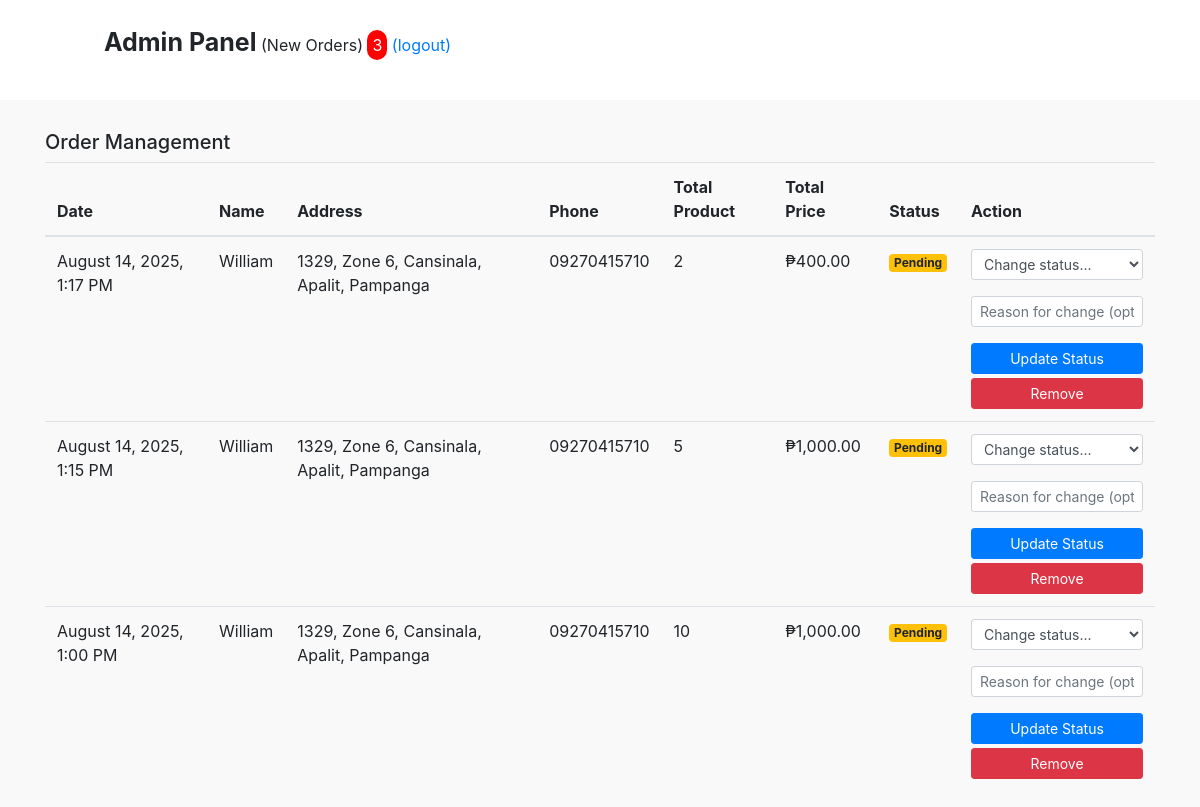
The app's page /admin/pending_orders.php (signed in), older data.
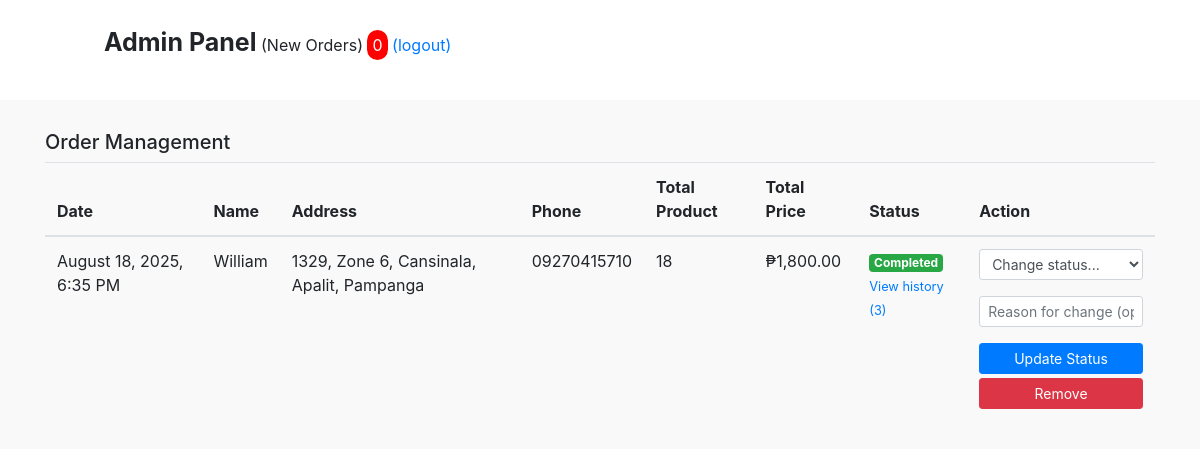
The same page, newer data.
### tables this page shows
CREATE TABLE `orders` (
  `o_id` int(11) NOT NULL,
  `user_id` int(11) NOT NULL,
  `name` varchar(100) NOT NULL,
  `address` varchar(255) NOT NULL,
  `phone` varchar(20) DEFAULT NULL,
  `mobnumber` varchar(15) DEFAULT NULL,
  `payment_method` varchar(50) NOT NULL,
  `txid` varchar(100) DEFAULT NULL,
  `totalproduct` varchar(100) NOT NULL,
  `totalprice` decimal(10,2) NOT NULL,
  `status` enum('Pending','Processing','Shipped','Completed','Cancelled') DEFAULT 'Pending',
  `status_updated_at` timestamp NULL DEFAULT NULL,
  `created_at` timestamp(6) NOT NULL DEFAULT current_timestamp(6)
);

### admin/pending_orders.php (the view, shortened to what the changed rows need)
<?php
include 'header.php';
include 'lib/connection.php';
$sql = "SELECT o.*, u.email as user_email FROM orders o
        LEFT JOIN users u ON o.user_id = u.id
        ORDER BY o.created_at DESC";
$result = $conn->query($sql);
?>
<!DOCTYPE html>
<html lang="en">
<head>
    <link rel="stylesheet" href="css/pending_orders.css">
</head>
<body>
<div class="container pendingbody">
  <table class="table">
    <thead>
      <tr>
        <th scope="col">Date</th>
        <th scope="col">Name</th>
        <th scope="col">Address</th>
        <th scope="col">Phone</th>
        <th scope="col">Total Product</th>
        <th scope="col">Total Price</th>
        <th scope="col">Status</th>
        <th scope="col">Action</th>
      </tr>
    </thead>
    <tbody>
    <?php
    if (mysqli_num_rows($result) > 0) {
        while ($row = mysqli_fetch_assoc($result)) {
            $history_count_query = mysqli_query($conn, "SELECT COUNT(*) as count FROM order_status_history WHERE order_id = '{$row['o_id']}'");
            $history_count = mysqli_fetch_assoc($history_count_query)['count'];
            ?>
            <tr>
              <td>
                <?php
                if (!empty($row["created_at"])) {
                  $date = new DateTime($row["created_at"]);
                  $date->setTimezone(new DateTimeZone('Asia/Manila'));
                  echo $date->format("F j, Y, g:i A");
                } else {
                  echo "N/A";
                }
                ?>
              </td>
              <td><?php echo htmlspecialchars($row["name"]); ?></td>
              <td><?php echo htmlspecialchars($row["address"]); ?></td>
              <td>
                <?php
                  $phone = $row["phone"];
                  if (preg_match('/^[0-9]+$/', $phone) && strlen($phone) >= 7 && strlen($phone) <= 15) {
                    echo htmlspecialchars($phone);
                  } elseif (!empty($row["mobnumber"])) {
                    echo htmlspecialchars($row["mobnumber"]);
                  } else {
                    echo "N/A";
                  }
                ?>
              </td>
              <td>
                <?php
                  $products = explode(',', $row["totalproduct"]);
                  $total_quantity = 0;
                  foreach ($products as $prod) {
                    if (preg_match('/\((\d+)\)/', $prod, $matches)) {
                      $total_quantity += (int)$matches[1];
                    }
                  }
                  echo htmlspecialchars($total_quantity);
                ?>
              </td>
              <td><?php echo "₱" . number_format($row["totalprice"], 2); ?></td>
              <td>
                <span class="badge badge-<?php
                  switch($row['status']) {
                    case 'Pending': echo 'warning'; break;
                    case 'Completed': echo 'success'; break;
                  }
                ?>">
                  <?php echo htmlspecialchars($row['status']); ?>
                </span>
                <?php if ($history_count > 0): ?>
                  <br><small class="text-muted">
                    <a href="#" onclick="showStatusHistory(<?php echo $row['o_id']; ?>)">
                      View history (<?php echo $history_count; ?>)
                    </a>
                  </small>
                <?php endif; ?>
              </td>
              <td>
                <form action="<?php echo $_SERVER['PHP_SELF']; ?>" method="post" class="status-form">
                  <div class="form-group">
                    <select name="update_status" class="form-control form-control-sm" required>
                      <option value="" disabled selected>Change status...</option>
                    </select>
                  </div>
                  <div class="form-group">
                    <input type="text" name="change_reason" class="form-control form-control-sm"
                           placeholder="Reason for change (optional)">
                  </div>
                  <button type="submit" name="update_update_btn" class="btn btn-primary btn-sm btn-block">
                    Update Status
                  </button>
                </form>
                <a href="pending_orders.php?remove=<?php echo urlencode($row['o_id']); ?>"
                   class="btn btn-danger btn-sm btn-block mt-1"
                   onclick="return confirm('Are you sure you want to remove this order?')">
                  Remove
                </a>
              </td>
            </tr>
            <?php
        }
    } else {
        echo "<tr><td colspan='8' class='text-center'>No orders found</td></tr>";
    }
    ?>
    </tbody>
  </table>
</div>
</body>
</html>

### admin/header.php (shortened to what the changed rows need)
<?php
include 'lib/connection.php';
$sql = "SELECT * FROM orders where status='pending'";
$result = $conn -> query ($sql);
?>
<!DOCTYPE html>
<html>
<head>
	<link
	  rel="stylesheet" href="../css/bootstrap.min.css"
	/>
	<link rel="stylesheet" href="css/style.css">
</head>
<body>
	<section class="header" id="header">
		<i class="fas fa-bars fixed" onclick="openside()"></i>
		<div class="line-fixed">Admin Panel</div>
		<?php
		$c=0;
		  if (mysqli_num_rows($result) > 0) {
			while($row = mysqli_fetch_assoc($result)) {
				$c=$c+1;
			}
		}
			  ?>
		<span>(New Orders)</span>
		<span style="    border-radius: 20px;
	background-color: red;
	color: white;
	padding: 5px;"><?php echo $c ;?></span>
		<a href="a_logout.php">(logout)</a>
	</section>
</body>
</html>

Row changes from the older to the newer data that the page shows:
removed orders: created_at "August 14, 2025, 1:17 PM", name "William", address "1329, Zone 6, Cansinala, Apalit, Pampanga", phone "09270415710", total_quantity "2", totalprice "400.00", status "Pending"
removed orders: created_at "August 14, 2025, 1:15 PM", name "William", address "1329, Zone 6, Cansinala, Apalit, Pampanga", phone "09270415710", total_quantity "5", totalprice "1,000.00", status "Pending"
removed orders: created_at "August 14, 2025, 1:00 PM", name "William", address "1329, Zone 6, Cansinala, Apalit, Pampanga", phone "09270415710", total_quantity "10", totalprice "1,000.00", status "Pending"
added orders: created_at "August 18, 2025, 6:35 PM", name "William", address "1329, Zone 6, Cansinala, Apalit, Pampanga", mobnumber "09270415710", total_quantity "18", totalprice "1,800.00", status "Completed", history_count "3"
Text that changed along with them:
$c: "3" → "0"
